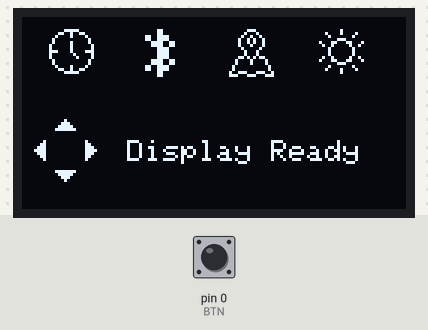
Bench run of a sketch on a simulated Arduino Uno, built with avr-gcc and run on an emulated ATmega328P. On the bench: 128×64 one-colour display. The test bench sets the inputs (shaded band); at power-on: pin 0 (BTN) HIGH.

Above: at 0.07 s.
At 1.2 s:
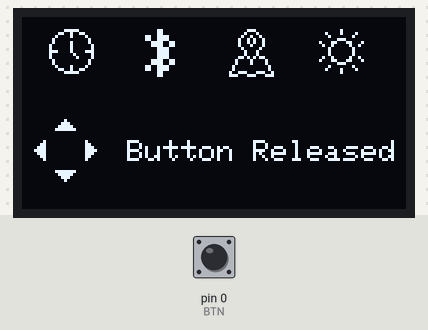
1.3 s: pin 0 (BTN) pulled LOW for 0.15 s
At 1.41 s:
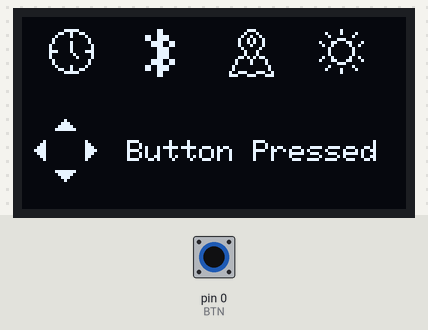
2.9 s: pin 0 (BTN) pulled LOW for 3.2 s
Timing chart, 0 to 5.9 s (numbered marks = the images above; inputs shaded):
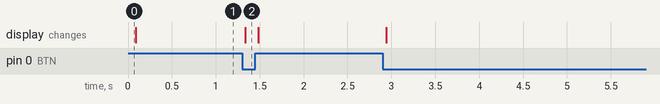

Measured:
- after the input at 1.3 s, the display: changes at once (image 2)

The sketch:

custom_oled.ino
```cpp
#include <SPI.h>
#include <Wire.h>
#include <Adafruit_GFX.h>
#include <Adafruit_SH110X.h>

#include "screens.h"

#define I2C_ADDRESS 0x3C

#define BTN 0

String msg;

Adafruit_SH1106G display(128, 64, &Wire, -1);

bool isButtonPressed()
{
    return digitalRead(BTN) == LOW;
}

void setup()
{
    pinMode(BTN, INPUT);

    display.begin(I2C_ADDRESS, true);

    drawScreen_1("Display Ready");
}

void loop()
{
  if (isButtonPressed())
    msg = "Button Pressed";
  else
    msg = "Button Released";

  drawScreen_1(msg);

}
```

screens.cpp
```cpp
#include "screens.h"


// [BEGIN lopaka generated]
static const unsigned char PROGMEM image_Bluetooth_Idle_bits[] = {0x0c,0x00,0x0c,0x00,0xcf,0x00,0xcf,0x00,0x3c,0xc0,0x3c,0xc0,0x0f,0x00,0x0f,0x00,0x0f,0x00,0x0f,0x00,0x3c,0xc0,0x3c,0xc0,0xcf,0x00,0xcf,0x00,0x0c,0x00,0x0c,0x00};

static const unsigned char PROGMEM image_ButtonLeft_bits[] = {0x10,0x30,0x70,0xf0,0x70,0x30,0x10};

static const unsigned char PROGMEM image_ButtonRight_bits[] = {0x80,0xc0,0xe0,0xf0,0xe0,0xc0,0x80};

static const unsigned char PROGMEM image_clock_quarters_bits[] = {0x07,0xc0,0x19,0x30,0x21,0x08,0x40,0x04,0x41,0x04,0x81,0x02,0x81,0x02,0xe1,0x0e,0x80,0x82,0x80,0x42,0x40,0x04,0x40,0x04,0x21,0x08,0x19,0x30,0x07,0xc0,0x00,0x00};

static const unsigned char PROGMEM image_display_brightness_bits[] = {0x01,0x00,0x21,0x08,0x10,0x10,0x03,0x80,0x8c,0x62,0x48,0x24,0x10,0x10,0x10,0x10,0x10,0x10,0x48,0x24,0x8c,0x62,0x03,0x80,0x10,0x10,0x21,0x08,0x01,0x00,0x00,0x00};

static const unsigned char PROGMEM image_location_map_bits[] = {0x03,0x80,0x04,0x40,0x09,0x20,0x12,0x90,0x12,0x90,0x11,0x10,0x08,0x20,0x04,0x40,0x04,0x40,0x1a,0xb0,0x21,0x08,0x21,0x08,0x40,0x04,0x40,0x04,0x9c,0x72,0xe3,0x8e};

static const unsigned char PROGMEM image_SmallArrowDown_bits[] = {0xfe,0x7c,0x38,0x10};

static const unsigned char PROGMEM image_SmallArrowUp_bits[] = {0x10,0x38,0x7c,0xfe};

void drawScreen_1(String text) {
    display.clearDisplay();
    // SmallArrowUp
    display.drawBitmap(11, 34, image_SmallArrowUp_bits, 7, 4, 1);
    // SmallArrowDown
    display.drawBitmap(11, 51, image_SmallArrowDown_bits, 7, 4, 1);
    // ButtonRight
    display.drawBitmap(21, 41, image_ButtonRight_bits, 4, 7, 1);
    // ButtonLeft
    display.drawBitmap(4, 41, image_ButtonLeft_bits, 4, 7, 1);
    // string 5
    display.setTextColor(1);
    display.setTextWrap(false);
    display.setCursor(35, 41);
    display.print(text);
    // Bluetooth_Idle
    display.drawBitmap(41, 4, image_Bluetooth_Idle_bits, 10, 16, 1);
    // clock_quarters
    display.drawBitmap(9, 4, image_clock_quarters_bits, 15, 16, 1);
    // location_map
    display.drawBitmap(69, 4, image_location_map_bits, 15, 16, 1);
    // display_brightness
    display.drawBitmap(99, 4, image_display_brightness_bits, 15, 16, 1);
    display.display();
}
// [END lopaka generated]
```

screens.h
```cpp
#ifndef SCREENS_H
#define SCREENS_H

#include <Adafruit_GFX.h>
#include <Adafruit_SH110X.h>

// display nesnesi başka dosyada oluşturulduğu için
extern Adafruit_SH1106G display;

void drawScreen_1(String text);

#endif
```
